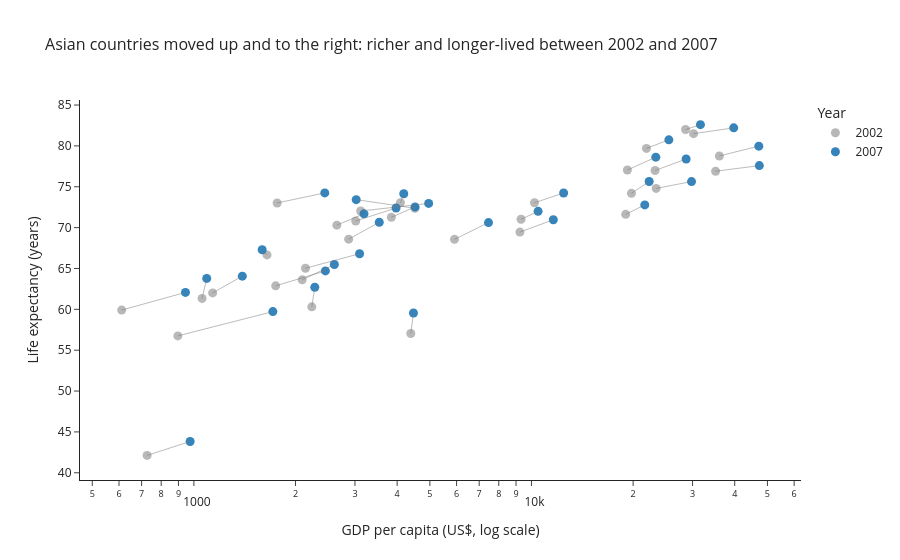

This figure's notebook cell:
### Markdown cell above
## Task 1 — Scatter: life expectancy change over time

**What to build:** A scatter showing **GDP per capita vs life expectancy** for **two years** (2002 and 2007) to show how both moved — use **colour for year** (just 2 colours), **one continent only**.

Choose any continent except Africa (that was the example). Highlight the change direction.

> 💡 Filter: `df.loc[df['continent'] == 'YOUR_CHOICE']` then filter years

### Code cell
# Task 1
import plotly.express as px
import plotly.graph_objects as go

asia = df.loc[(df['continent'] == 'Asia') & (df['year'].isin([2002, 2007]))].copy()
asia['year'] = asia['year'].astype(str)

fig = px.scatter(
    asia,
    x='gdpPercap',
    y='lifeExp',
    color='year',
    color_discrete_map={'2002': '#B0B0B0', '2007': '#1F77B4'},
    category_orders={'year': ['2002', '2007']},
    hover_name='country',
    log_x=True,
    labels={
        'gdpPercap': 'GDP per capita (US$, log scale)',
        'lifeExp': 'Life expectancy (years)',
        'year': 'Year',
    },
    title='Asian countries moved up and to the right: richer and longer-lived between 2002 and 2007',
)

# Connect each country's 2002 point to its 2007 point
for country, g in asia.groupby('country'):
    g = g.sort_values('year')
    fig.add_trace(go.Scatter(
        x=g['gdpPercap'], y=g['lifeExp'],
        mode='lines',
        line=dict(color='rgba(120,120,120,0.5)', width=1),
        showlegend=False,
        hoverinfo='skip',
    ))

fig.update_traces(marker=dict(size=9, opacity=0.9), selector=dict(mode='markers'))
fig.update_layout(template='simple_white', title_font_size=16)
fig.show()

### Figure 1 — Plotly figure (JSON) as saved in the notebook; plotly's stock layout.template omitted (floating-point values rounded to 4 significant figures)
{"data": [{"hovertemplate": "<b>%{hovertext}</b><br><br>Year=2002<br>GDP per capita (US$, log scale)=%{x}<br>Life expectancy (years)=%{y}<extra></extra>", "hovertext": ["Afghanistan", "Bahrain", "Bangladesh", "Cambodia", "China", "Hong Kong, China", "India", "Indonesia", "Iran", "Iraq", "Israel", "Japan", "Jordan", "Korea, Dem. Rep.", "Korea, Rep.", "Kuwait", "Lebanon", "Malaysia", "Mongolia", "Myanmar", "Nepal", "Oman", "Pakistan", "Philippines", "Saudi Arabia", "Singapore", "Sri Lanka", "Syria", "Taiwan", "Thailand", "Vietnam", "West Bank and Gaza", "Yemen, Rep."], "legendgroup": "2002", "marker": {"color": "#B0B0B0", "opacity": 0.9, "size": 9, "symbol": "circle"}, "mode": "markers", "name": "2002", "orientation": "v", "showlegend": true, "type": "scatter", "x": [726.7, 23400.0, 1136.0, 896.2, 3119.0, 30210.0, 1747.0, 2874.0, 9241.0, 4391.0, 21910.0, 28600.0, 3845.0, 1647.0, 19230.0, 35110.0, 9314.0, 10210.0, 2141.0, 611.0, 1057.0, 19770.0, 2093.0, 2651.0, 19010.0, 36020.0, 3015.0, 4091.0, 23240.0, 5913.0, 1764.0, 4515.0, 2235.0], "xaxis": "x", "y": [42.13, 74.8, 62.01, 56.75, 72.03, 81.5, 62.88, 68.59, 69.45, 57.05, 79.7, 82.0, 71.26, 66.66, 77.05, 76.9, 71.03, 73.04, 65.03, 59.91, 61.34, 74.19, 63.61, 70.3, 71.63, 78.77, 70.81, 73.05, 76.99, 68.56, 73.02, 72.37, 60.31], "yaxis": "y"}, {"hovertemplate": "<b>%{hovertext}</b><br><br>Year=2007<br>GDP per capita (US$, log scale)=%{x}<br>Life expectancy (years)=%{y}<extra></extra>", "hovertext": ["Afghanistan", "Bahrain", "Bangladesh", "Cambodia", "China", "Hong Kong, China", "India", "Indonesia", "Iran", "Iraq", "Israel", "Japan", "Jordan", "Korea, Dem. Rep.", "Korea, Rep.", "Kuwait", "Lebanon", "Malaysia", "Mongolia", "Myanmar", "Nepal", "Oman", "Pakistan", "Philippines", "Saudi Arabia", "Singapore", "Sri Lanka", "Syria", "Taiwan", "Thailand", "Vietnam", "West Bank and Gaza", "Yemen, Rep."], "legendgroup": "2007", "marker": {"color": "#1F77B4", "opacity": 0.9, "size": 9, "symbol": "circle"}, "mode": "markers", "name": "2007", "orientation": "v", "showlegend": true, "type": "scatter", "x": [974.6, 29800.0, 1391.0, 1714.0, 4959.0, 39720.0, 2452.0, 3541.0, 11610.0, 4471.0, 25520.0, 31660.0, 4519.0, 1593.0, 23350.0, 47310.0, 10460.0, 12450.0, 3096.0, 944.0, 1091.0, 22320.0, 2606.0, 3190.0, 21650.0, 47140.0, 3970.0, 4185.0, 28720.0, 7458.0, 2442.0, 3025.0, 2281.0], "xaxis": "x", "y": [43.83, 75.64, 64.06, 59.72, 72.96, 82.21, 64.7, 70.65, 70.96, 59.55, 80.75, 82.6, 72.53, 67.3, 78.62, 77.59, 71.99, 74.24, 66.8, 62.07, 63.78, 75.64, 65.48, 71.69, 72.78, 79.97, 72.4, 74.14, 78.4, 70.62, 74.25, 73.42, 62.7], "yaxis": "y"}, {"hoverinfo": "skip", "line": {"color": "rgba(120,120,120,0.5)", "width": 1}, "mode": "lines", "showlegend": false, "type": "scatter", "x": [726.7, 974.6], "y": [42.13, 43.83]}, {"hoverinfo": "skip", "line": {"color": "rgba(120,120,120,0.5)", "width": 1}, "mode": "lines", "showlegend": false, "type": "scatter", "x": [23400.0, 29800.0], "y": [74.8, 75.64]}, {"hoverinfo": "skip", "line": {"color": "rgba(120,120,120,0.5)", "width": 1}, "mode": "lines", "showlegend": false, "type": "scatter", "x": [1136.0, 1391.0], "y": [62.01, 64.06]}, {"hoverinfo": "skip", "line": {"color": "rgba(120,120,120,0.5)", "width": 1}, "mode": "lines", "showlegend": false, "type": "scatter", "x": [896.2, 1714.0], "y": [56.75, 59.72]}, {"hoverinfo": "skip", "line": {"color": "rgba(120,120,120,0.5)", "width": 1}, "mode": "lines", "showlegend": false, "type": "scatter", "x": [3119.0, 4959.0], "y": [72.03, 72.96]}, {"hoverinfo": "skip", "line": {"color": "rgba(120,120,120,0.5)", "width": 1}, "mode": "lines", "showlegend": false, "type": "scatter", "x": [30210.0, 39720.0], "y": [81.5, 82.21]}, {"hoverinfo": "skip", "line": {"color": "rgba(120,120,120,0.5)", "width": 1}, "mode": "lines", "showlegend": false, "type": "scatter", "x": [1747.0, 2452.0], "y": [62.88, 64.7]}, {"hoverinfo": "skip", "line": {"color": "rgba(120,120,120,0.5)", "width": 1}, "mode": "lines", "showlegend": false, "type": "scatter", "x": [2874.0, 3541.0], "y": [68.59, 70.65]}, {"hoverinfo": "skip", "line": {"color": "rgba(120,120,120,0.5)", "width": 1}, "mode": "lines", "showlegend": false, "type": "scatter", "x": [9241.0, 11610.0], "y": [69.45, 70.96]}, {"hoverinfo": "skip", "line": {"color": "rgba(120,120,120,0.5)", "width": 1}, "mode": "lines", "showlegend": false, "type": "scatter", "x": [4391.0, 4471.0], "y": [57.05, 59.55]}, {"hoverinfo": "skip", "line": {"color": "rgba(120,120,120,0.5)", "width": 1}, "mode": "lines", "showlegend": false, "type": "scatter", "x": [21910.0, 25520.0], "y": [79.7, 80.75]}, {"hoverinfo": "skip", "line": {"color": "rgba(120,120,120,0.5)", "width": 1}, "mode": "lines", "showlegend": false, "type": "scatter", "x": [28600.0, 31660.0], "y": [82.0, 82.6]}, {"hoverinfo": "skip", "line": {"color": "rgba(120,120,120,0.5)", "width": 1}, "mode": "lines", "showlegend": false, "type": "scatter", "x": [3845.0, 4519.0], "y": [71.26, 72.53]}, {"hoverinfo": "skip", "line": {"color": "rgba(120,120,120,0.5)", "width": 1}, "mode": "lines", "showlegend": false, "type": "scatter", "x": [1647.0, 1593.0], "y": [66.66, 67.3]}, {"hoverinfo": "skip", "line": {"color": "rgba(120,120,120,0.5)", "width": 1}, "mode": "lines", "showlegend": false, "type": "scatter", "x": [19230.0, 23350.0], "y": [77.05, 78.62]}, {"hoverinfo": "skip", "line": {"color": "rgba(120,120,120,0.5)", "width": 1}, "mode": "lines", "showlegend": false, "type": "scatter", "x": [35110.0, 47310.0], "y": [76.9, 77.59]}, {"hoverinfo": "skip", "line": {"color": "rgba(120,120,120,0.5)", "width": 1}, "mode": "lines", "showlegend": false, "type": "scatter", "x": [9314.0, 10460.0], "y": [71.03, 71.99]}, {"hoverinfo": "skip", "line": {"color": "rgba(120,120,120,0.5)", "width": 1}, "mode": "lines", "showlegend": false, "type": "scatter", "x": [10210.0, 12450.0], "y": [73.04, 74.24]}, {"hoverinfo": "skip", "line": {"color": "rgba(120,120,120,0.5)", "width": 1}, "mode": "lines", "showlegend": false, "type": "scatter", "x": [2141.0, 3096.0], "y": [65.03, 66.8]}, {"hoverinfo": "skip", "line": {"color": "rgba(120,120,120,0.5)", "width": 1}, "mode": "lines", "showlegend": false, "type": "scatter", "x": [611.0, 944.0], "y": [59.91, 62.07]}, {"hoverinfo": "skip", "line": {"color": "rgba(120,120,120,0.5)", "width": 1}, "mode": "lines", "showlegend": false, "type": "scatter", "x": [1057.0, 1091.0], "y": [61.34, 63.78]}, {"hoverinfo": "skip", "line": {"color": "rgba(120,120,120,0.5)", "width": 1}, "mode": "lines", "showlegend": false, "type": "scatter", "x": [19770.0, 22320.0], "y": [74.19, 75.64]}, {"hoverinfo": "skip", "line": {"color": "rgba(120,120,120,0.5)", "width": 1}, "mode": "lines", "showlegend": false, "type": "scatter", "x": [2093.0, 2606.0], "y": [63.61, 65.48]}, {"hoverinfo": "skip", "line": {"color": "rgba(120,120,120,0.5)", "width": 1}, "mode": "lines", "showlegend": false, "type": "scatter", "x": [2651.0, 3190.0], "y": [70.3, 71.69]}, {"hoverinfo": "skip", "line": {"color": "rgba(120,120,120,0.5)", "width": 1}, "mode": "lines", "showlegend": false, "type": "scatter", "x": [19010.0, 21650.0], "y": [71.63, 72.78]}, {"hoverinfo": "skip", "line": {"color": "rgba(120,120,120,0.5)", "width": 1}, "mode": "lines", "showlegend": false, "type": "scatter", "x": [36020.0, 47140.0], "y": [78.77, 79.97]}, {"hoverinfo": "skip", "line": {"color": "rgba(120,120,120,0.5)", "width": 1}, "mode": "lines", "showlegend": false, "type": "scatter", "x": [3015.0, 3970.0], "y": [70.81, 72.4]}, {"hoverinfo": "skip", "line": {"color": "rgba(120,120,120,0.5)", "width": 1}, "mode": "lines", "showlegend": false, "type": "scatter", "x": [4091.0, 4185.0], "y": [73.05, 74.14]}, {"hoverinfo": "skip", "line": {"color": "rgba(120,120,120,0.5)", "width": 1}, "mode": "lines", "showlegend": false, "type": "scatter", "x": [23240.0, 28720.0], "y": [76.99, 78.4]}, {"hoverinfo": "skip", "line": {"color": "rgba(120,120,120,0.5)", "width": 1}, "mode": "lines", "showlegend": false, "type": "scatter", "x": [5913.0, 7458.0], "y": [68.56, 70.62]}, {"hoverinfo": "skip", "line": {"color": "rgba(120,120,120,0.5)", "width": 1}, "mode": "lines", "showlegend": false, "type": "scatter", "x": [1764.0, 2442.0], "y": [73.02, 74.25]}, {"hoverinfo": "skip", "line": {"color": "rgba(120,120,120,0.5)", "width": 1}, "mode": "lines", "showlegend": false, "type": "scatter", "x": [4515.0, 3025.0], "y": [72.37, 73.42]}, {"hoverinfo": "skip", "line": {"color": "rgba(120,120,120,0.5)", "width": 1}, "mode": "lines", "showlegend": false, "type": "scatter", "x": [2235.0, 2281.0], "y": [60.31, 62.7]}], "layout": {"legend": {"title": {"text": "Year"}, "tracegroupgap": 0}, "title": {"font": {"size": 16}, "text": "Asian countries moved up and to the right: richer and longer-lived between 2002 and 2007"}, "xaxis": {"anchor": "y", "domain": [0, 1], "title": {"text": "GDP per capita (US$, log scale)"}, "type": "log"}, "yaxis": {"anchor": "x", "domain": [0, 1], "title": {"text": "Life expectancy (years)"}}}}
